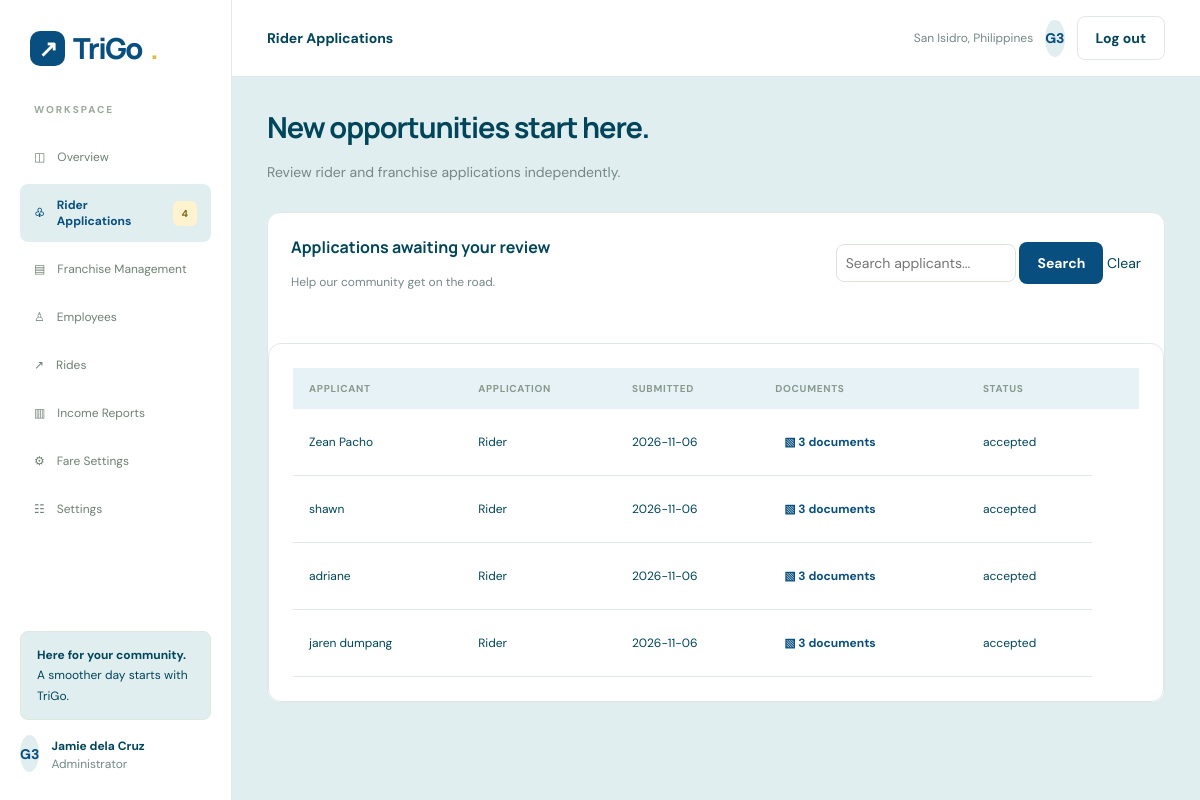
The page /admin/rider-applications.php on the database as committed earlier.
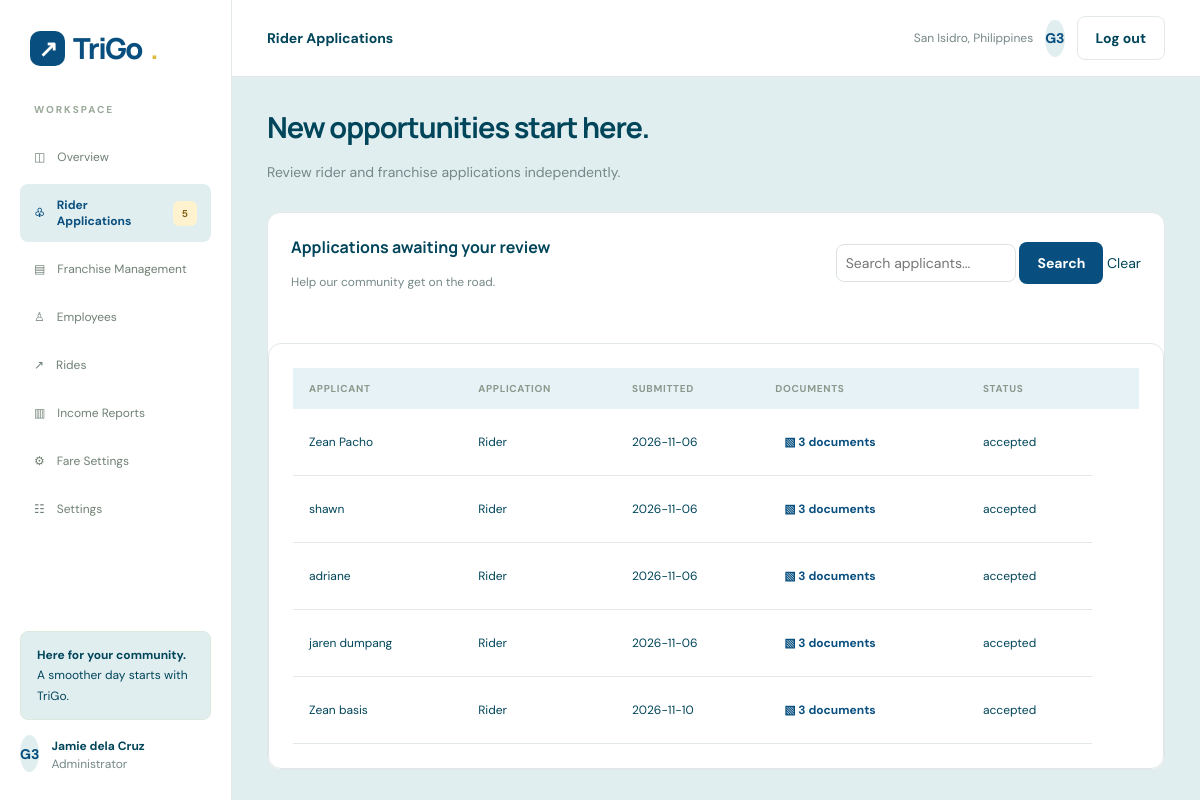
The same page on the database as committed later.
### tables this page shows
CREATE TABLE `rider_application` (
  `id` int(11) NOT NULL,
  `full_name` varchar(255) NOT NULL,
  `number` int(12) NOT NULL,
  `email` varchar(255) NOT NULL,
  `password` varchar(255) NOT NULL,
  `license_num` int(20) NOT NULL,
  `license_exp` date NOT NULL,
  `model` varchar(255) NOT NULL,
  `plate_number` varchar(255) NOT NULL,
  `valid_id` blob NOT NULL,
  `submitted_at` date NOT NULL DEFAULT current_timestamp(),
  `status` enum('accepted','rejected','pending') NOT NULL
);

### admin/rider-applications.php (the view, shortened to what this page needs)
<?php
include "../config/database.php";
$search = "";
$sql = "SELECT * FROM rider_application
        WHERE full_name LIKE '%$search%'";
$result = mysqli_query($conn, $sql);
$total = mysqli_num_rows($result);
?>
<!doctype html>
<html lang="en">
  <head>
    <link
      rel="stylesheet"
      href="https://cdn.jsdelivr.net/npm/bootstrap@5.3.3/dist/css/bootstrap-grid.min.css"
    />
    <link rel="stylesheet" href="../assets/css/style.css" />
  </head>
  <body>
    <div id="app">
      <div class="app">
        <aside class="sidebar">
          <a class="logo">
            <span class="mark">↗</span>TriGo<b>.</b>
          </a>
          <div class="eyebrow" style="padding-left: 14px; color: #9baa9b">
            WORKSPACE
          </div>
          <a class="sideitem" href="admin.php"> <span>◫</span>Overview</a>
          <a class="sideitem active" href="rider-applications.php">
            <span>♧</span>Rider Applications<span class="badge amber"><?php echo $total; ?></span>
          </a>
          <a class="sideitem" href="franchise-management.php">
            <span>▤</span>Franchise Management</a
          >
          <a class="sideitem" href="employees.php"> <span>♙</span>Employees</a>
          <a class="sideitem" href="rides.php"> <span>↗</span>Rides</a>
          <a class="sideitem" href="income-reports.php">
            <span>▥</span>Income Reports</a
          >
          <a class="sideitem" href="fare-settings.php">
            <span>⚙</span>Fare Settings</a
          >
          <a class="sideitem" href="settings.php"> <span>☷</span>Settings</a>
          <div class="sidebottom">
            <div class="notice">
              <strong>Here for your community.</strong>
              <br />A smoother day starts with TriGo.
            </div>
            <div class="row">
              <div class="avatar">G3</div>
              <div>
                <strong class="small">Jamie dela Cruz</strong>
                <br />
                <span class="small muted">Administrator</span>
              </div>
            </div>
          </div>
        </aside>
        <main class="main">
          <div class="topbar row between">
            <strong>Rider Applications</strong>
            <div class="row">
              <span class="small muted">San Isidro, Philippines</span>
              <span class="avatar">G3</span>
              <a class="button outline" href="../logout.php">Log out</a>
            </div>
          </div>
          <div class="content">
            <div class="pagehead row between">
              <div>
                <h1>New opportunities start here.</h1>
                <p>Review rider and franchise applications independently.</p>
              </div>
            </div>
            <div class="card tablecard">
              <div class="tabletitle row between">
                <div>
                  <h3>Applications awaiting your review</h3>
                  <span class="small muted"
                    >Help our community get on the road.</span
                  >
              </div>
              <form method="GET" action="rider-applications.php">
                <input
                  class="search"
                  type="text"
                  name="search"
                  placeholder="Search applicants..."
                  value="<?php echo htmlspecialchars($search); ?>"
              />
              <button type="submit">Search</button>
              <a href="rider-applications.php">Clear</a>
              </form>
              </div>
              <div class="tablewrap">
                <table>
                  <thead>
                    <tr>
                      <th>Applicant</th>
                      <th>Application</th>
                      <th>Submitted</th>
                      <th>Documents</th>
                      <th>Status</th>
                      <th></th>
                    </tr>
                  </thead>
                  <tbody>
                    <?php while($row = mysqli_fetch_assoc($result)) {?>
                    <tr>
                      <td><?php echo htmlspecialchars($row["full_name"]);?></td>
                      <td>Rider</td>
                      <td><?php echo htmlspecialchars($row["submitted_at"]);?></td>
                      <td>
                        <button
                          class="text"
                          type="button"
                          data-title="Application documents"
                          data-message="The original contains 3 sample documents. Connect your PHP endpoint to load the actual applicant files."
                        >
                          ▧ 3 documents
                        </button>
                      </td>
                      <td><?php echo htmlspecialchars($row["status"]);?></td>
                    </tr>
                    <?php }?>
                  </tbody>
                </table>
              </div>
            </div>
          </div>
        </main>
      </div>
    </div>
  </body>
</html>

### assets/css/style.css (style rules this page uses)
:root { --g: #084f7f; --n: #01455a; --m: #758787; --l: #e2e8ea; --y: #f6d365; }
* { box-sizing: border-box; }
body { margin: 0; background: #e1eef0; color: var(--n); font: 14px "DM Sans", sans-serif; }
:is(button, .button), input, select, textarea { font: inherit; }
:is(button, .button), a { cursor: pointer; }
a { text-decoration: none; color: inherit; }
:is(button, .button) { border: 0; border-radius: 8px; padding: 12px 18px; color: white; background: var(--g); font-weight: 700; }
:is(button, .button):hover { filter: brightness(0.94); }
:is(button, .button):focus-visible, a:focus-visible, input:focus, select:focus, textarea:focus { outline: 3px solid #bae8f0; }
h1, h2, h3 { font-family: Manrope, sans-serif; margin: 0 0 14px; }
h1 { font-size: 32px; letter-spacing: -1.1px; }
h3 { font-size: 16px; }
p { color: var(--m); line-height: 1.7; }
.logo { font: 800 29px Manrope; color: var(--g); letter-spacing: -1.5px; display: flex; align-items: center; gap: 8px; }
.mark { display: grid; place-items: center; width: 35px; height: 35px; border-radius: 10px; background: var(--g); color: white; font-size: 23px; }
.logo b { color: #ddba3c; }
.row { display: flex; align-items: center; gap: 12px; }
.between { justify-content: space-between; }
.outline { background: white; border: 1px solid var(--l); color: var(--n); }
.text { background: transparent; color: var(--g); padding: 9px; }
.small { font-size: 12px; }
.muted { color: var(--m); }
.eyebrow { font-size: 10px; letter-spacing: 2px; font-weight: 800; color: var(--g); margin-bottom: 20px; }
.card { padding: 24px; background: white; border: 1px solid var(--l); border-radius: 13px; }
.badge { display: inline-block; border-radius: 6px; padding: 6px 9px; font-size: 10px; font-weight: 700; background: #e8f4eb; color: var(--g); }
.amber { background: #fff3cf; color: #83651b; }
.notice { background: #e1eef0; border: 1px solid #dce9dc; border-radius: 8px; padding: 13px 16px; font-size: 12px; line-height: 1.7; margin: 15px 0; margin-top: 50px; }
input, select, textarea { width: 100%; padding: 12px; border: 1px solid #dce4dc; border-radius: 8px; background: white; color: var(--n); margin: 7px 0 17px; }
.app { display: flex; min-height: calc(100vh - 29px); }
.sidebar { width: 232px; background: white; border-right: 1px solid var(--l); padding: 28px 20px; position: fixed; top: 0px; bottom: 0; display: flex; flex-direction: column; }
.sidebar .logo { padding: 0 10px 35px; }
.sideitem { padding: 13px 14px; border-radius: 8px; margin-bottom: 6px; color: #6f8074; display: flex; gap: 12px; align-items: center; font-size: 12px; }
.sideitem.active { background: #e1eef0; color: var(--g); font-weight: 700; }
.sidebottom { margin-top: auto; }
.main { margin-left: 232px; flex: 1; min-width: 0; }
.topbar { height: 77px; padding: 0 35px; background: white; border-bottom: 1px solid var(--l); }
.content { padding: 30px 35px; }
.pagehead { margin-bottom: 27px; }
.pagehead h1 { font-size: 29px; }
.pagehead p { margin: 5px 0; }
.tablecard { padding: 0; margin-top: 22px; overflow: hidden; }
.tabletitle { padding: 23px; }
.tablewrap { overflow: auto; padding: 24px; background: white; border: 1px solid var(--l); border-radius: 13px; margin-top: 30px; }
table { border-collapse: collapse; width: 100%; text-align: left; white-space: nowrap; }
th { padding: 14px 16px; font-size: 10px; letter-spacing: 0.7px; text-transform: uppercase; color: #89998c; background: #e7f2f7; }
td { padding: 16px; border-bottom: 1px solid var(--l); font-size: 12px; }
.avatar { width: 37px; height: 37px; border-radius: 50%; display: grid; place-items: center; background: #e1eef0; color: var(--g); font-weight: 800; flex-shrink: 0; }
.search { width: 180px; margin: 0; padding: 9px; }
.row { --bs-gutter-x: 0; --bs-gutter-y: 0; margin: 0; flex-wrap: nowrap; }
.row > * { width: auto; max-width: none; padding: 0; margin-top: 0; flex-shrink: 1; }
.row > :is(button, .button) { padding: 12px 18px; }
.row > .avatar, .row > .icon { flex-shrink: 0; }
.button { display: inline-block; text-align: center; }

Rows that differ between the two databases and show on the page:
added rider_application: full_name "Zean basis", submitted_at "2026-11-10", status "accepted"
Other text that changed with them:
$total: "4" → "5"
